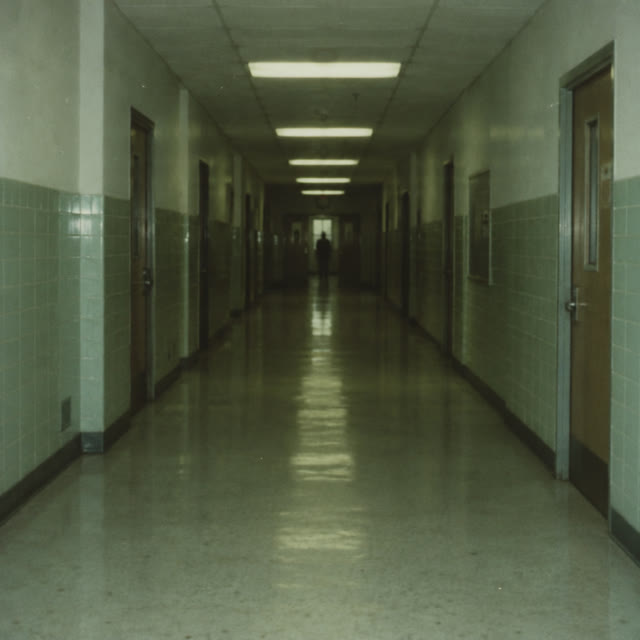
#> input picture games/ashwood/scripts/documents/images/polaroid-corridor.jpg, 640 x 640 px, given in place of before.png, which was not available
$ python motion-blur-sheet.py ../../ashwood/scripts/documents/images/polaroid-corridor.jpg
#> lines starting #> are read from the running program, lines starting #| are printed output that depends on the picture; pictures that were not available may be replaced by others from this repository, and a replacement may not be noted
from pathlib import Path
from PIL import Image, ImageDraw, ImageFont
import sys

source = Path(__file__).resolve().parents[3] / 'captures/motion-blur'
sheet = Image.new('RGB', (1440, 856), '#10161a')
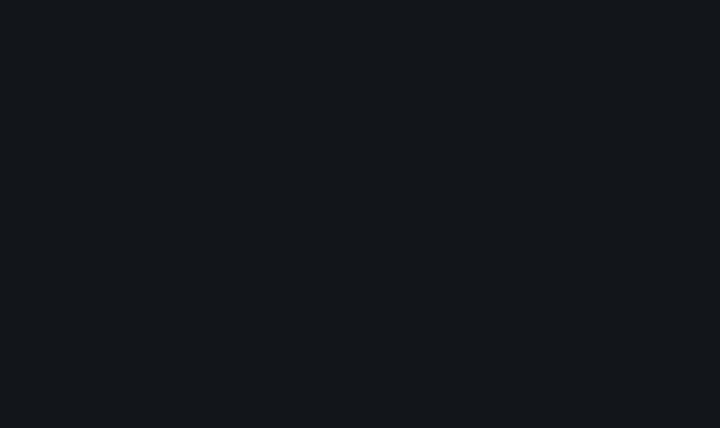
#> sheet: PIL image 1440x856 RGB (shown at 1/2 size); mean R, G, B 16, 22, 26
draw = ImageDraw.Draw(sheet)
font = ImageFont.truetype('/System/Library/Fonts/Helvetica.ttc', 16)
for i, (file, title) in enumerate([('before.png', 'Off'), ('after.png', 'On · strength 0.65 · shutter 0.5')]):
    image = Image.open(source / file).convert('RGB')
#> image is the input picture: PIL image 640x640 RGB; mean R, G, B 81.5, 89.9, 66.7
    # Same central crop makes the car, road markings and tyre trail readable at review size.
    x, y = i * 720, 0
    image = image.crop((420, 80, 2140, 2060 if image.height > 2060 else 1440))
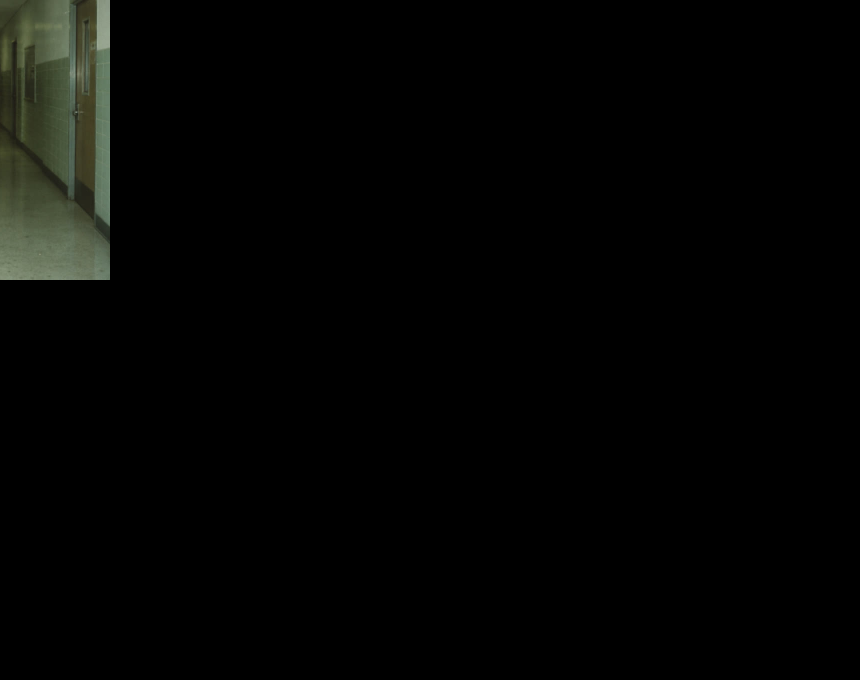
#> image: PIL image 1720x1360 RGB (shown at 1/2 size); mean R, G, B 4.1, 4.6, 3.3
    image.thumbnail((720, 822), Image.Resampling.LANCZOS)
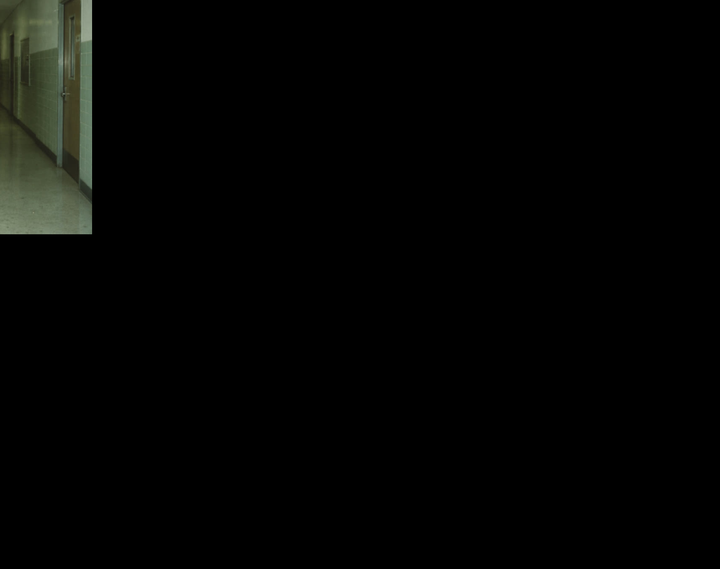
#> image: PIL image 720x569 RGB; mean R, G, B 4.1, 4.6, 3.4
    sheet.paste(image, (x, y + 32))
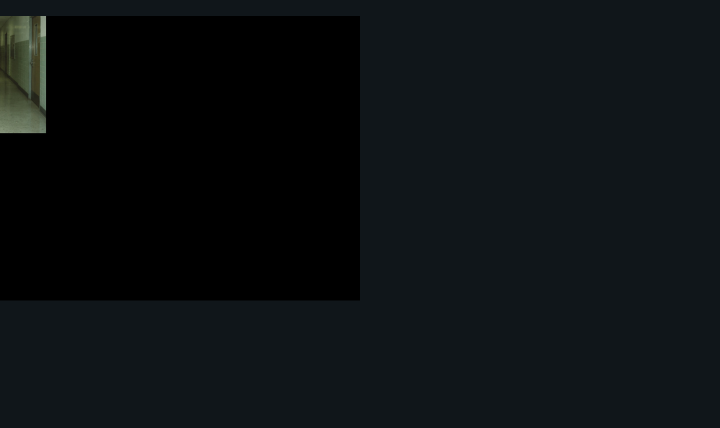
#> sheet: PIL image 1440x856 RGB (shown at 1/2 size); mean R, G, B 12, 16.2, 18.5
    draw.text((x + 8, y + 7), title, fill='#e4e9ed', font=font)
#> pass 2 of the loop `for i, (file, title) in enumerate([('before.png', 'Off'), ('after.png'..`:
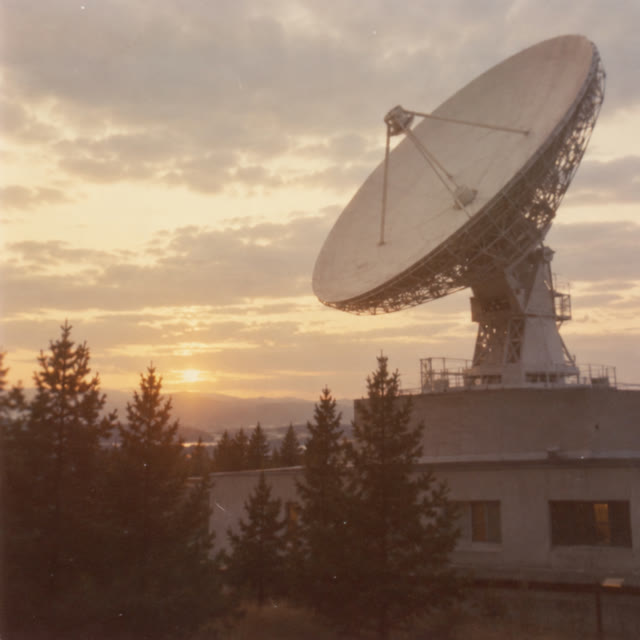
#> input picture games/ashwood/scripts/documents/images/polaroid-dish.jpg, 640 x 640 px, given in place of after.png, which was not available
#> image is the input picture: PIL image 640x640 RGB; mean R, G, B 146.5, 122.1, 102.4
#> `image.thumbnail((720, 822), Image.Resampling.LANCZOS)`:
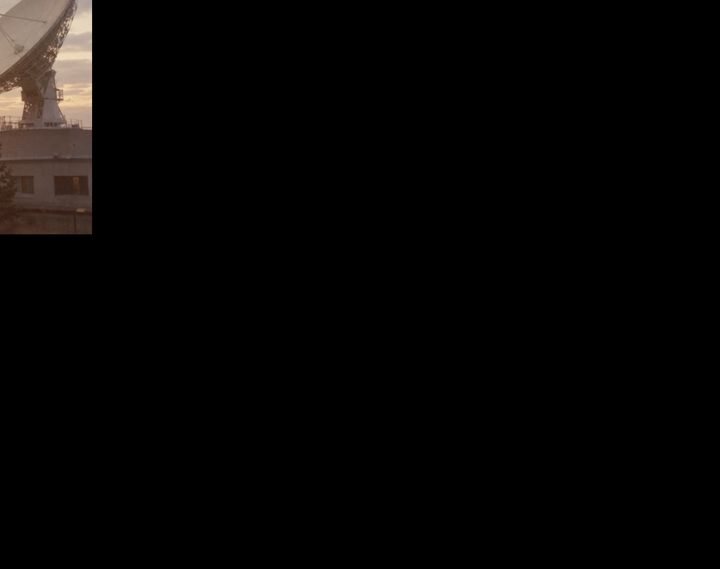
#> image: PIL image 720x569 RGB; mean R, G, B 6.4, 5.2, 4.5
#> `sheet.paste(image, (x, y + 32))`:
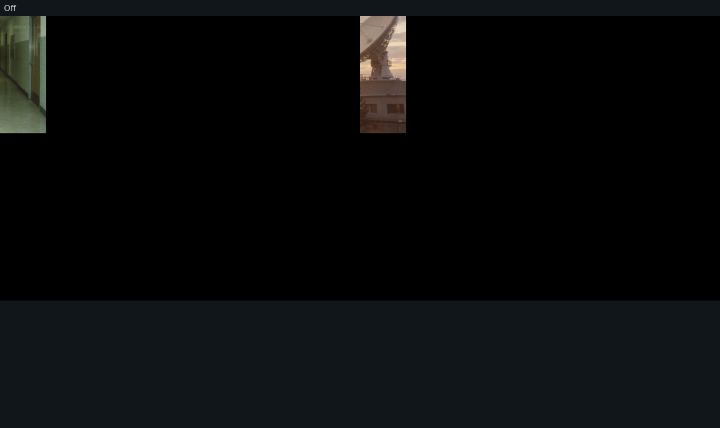
#> sheet: PIL image 1440x856 RGB (shown at 1/2 size); mean R, G, B 8.9, 10.6, 11.3
sheet = sheet.crop((0, 0, 1440, 32 + image.height))
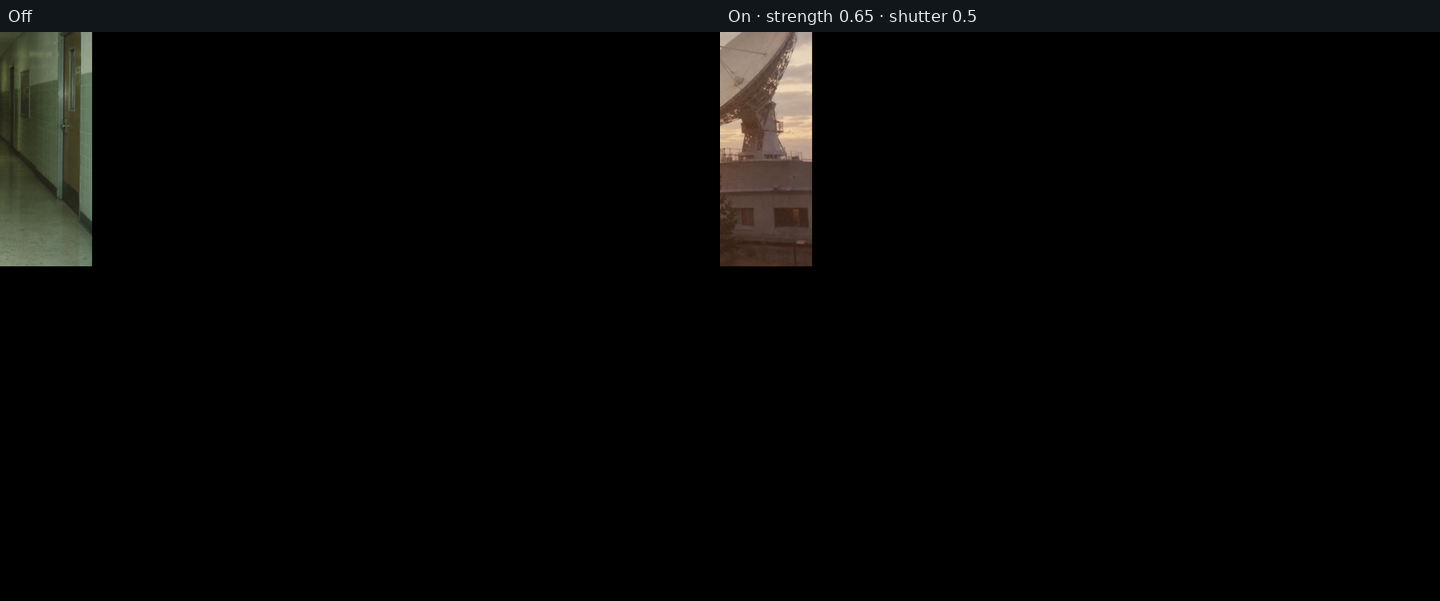
#> sheet: PIL image 1440x601 RGB; mean R, G, B 6, 6, 5.3
target = Path(sys.argv[1]) if len(sys.argv) > 1 else source / 'sheet.jpg'
target.parent.mkdir(parents=True, exist_ok=True)
sheet.save(target, quality=94)
print(target)
